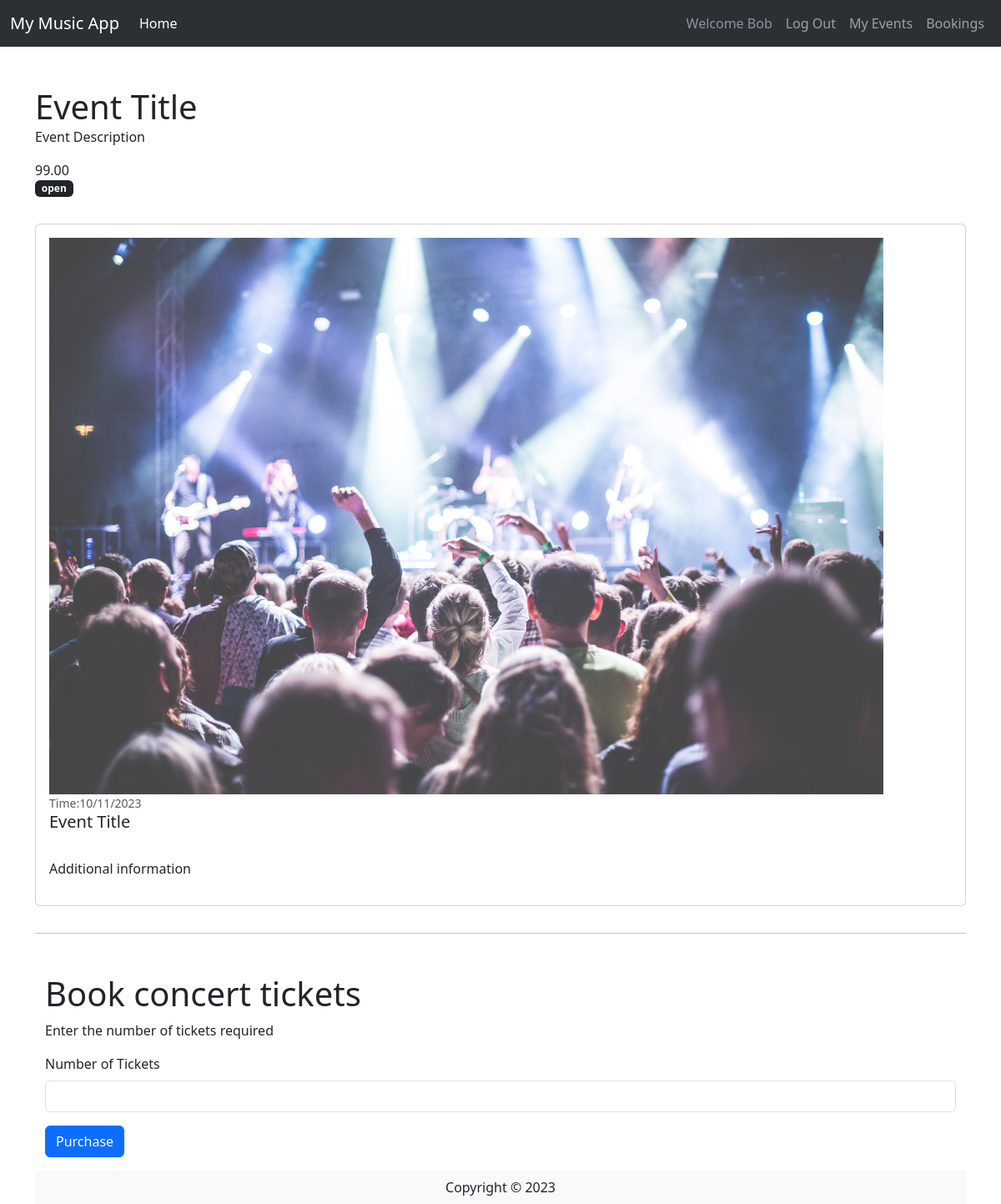
Page /bookings/2/ (signed in) on the earlier database version.
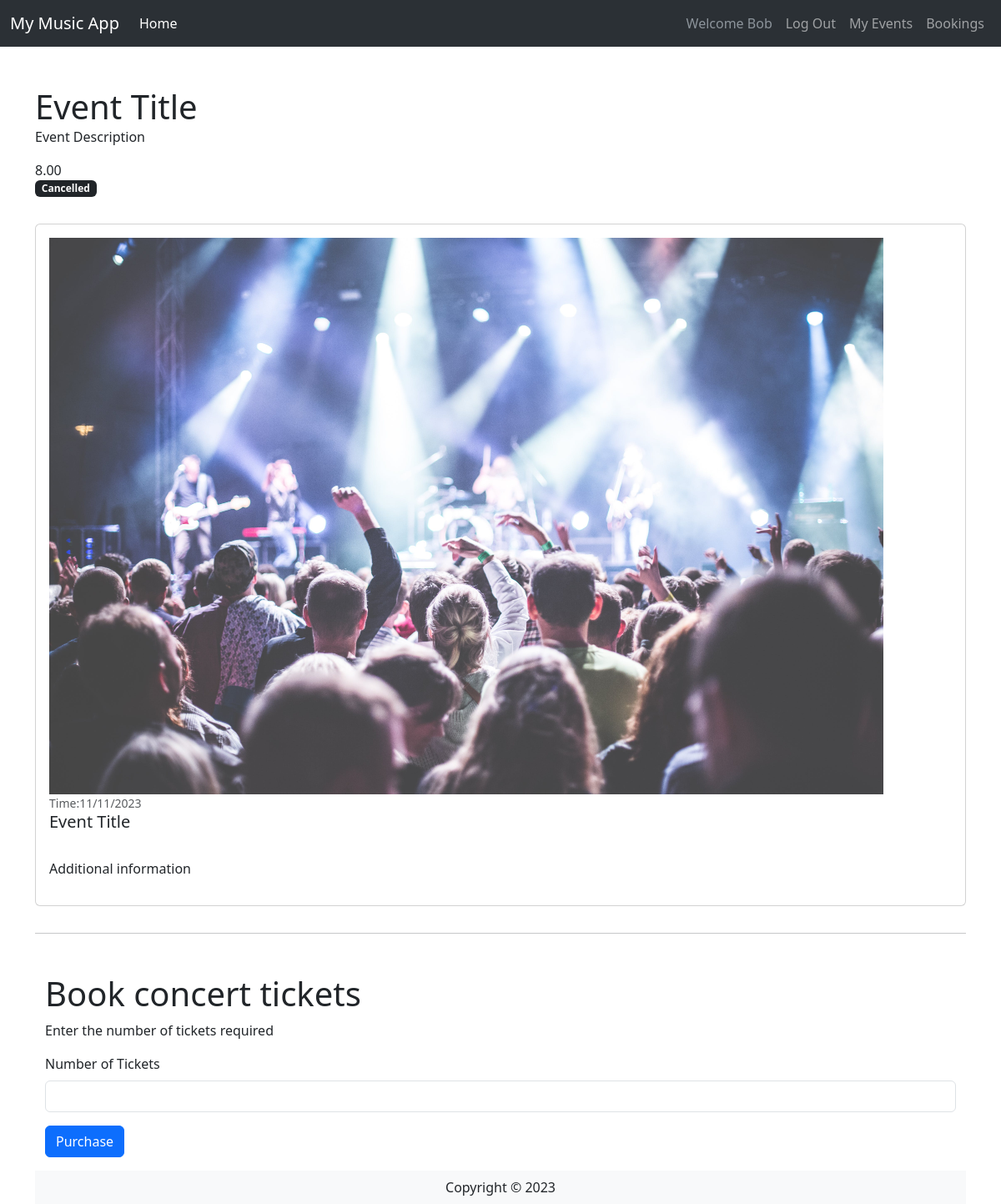
Same page on the later database version.
### website/models.py (models this page shows, shortened)
class User(db.Model,UserMixin):
    __tablename__ = 'User' # good practice to specify table name
    id = db.Column(db.Integer, primary_key=True)
    UserName = db.Column(db.String(100), index=True, unique=True, nullable=False)
    UserEmail = db.Column(db.String(100), index=True, nullable=False)
    UserPass_hash = db.Column(db.String(255), nullable=False)
    Phone_Num = db.Column(db.NUMERIC(20), nullable=False)
    Comments = db.relationship('Comment', backref='user')
    def __repr__(self):
        return f"Name: {self.UserName}"

class Concert(db.Model):
    __tablename__ = 'Event'
    id = db.Column(db.Integer, primary_key=True)
    EventName = db.Column(db.String(80))
    EventDesc = db.Column(db.String(200))
    EventImage = db.Column(db.String(400))
    EventDate = db.Column(db.String(100))
    EventLocation = db.Column(db.String(100))
    EventInfo = db.Column(db.String(200))
    EventPrice = db.Column(db.DECIMAL(9, 2))
    EventStatus = db.Column(db.String(20))
    EventTicketCount = db.Column(db.Integer)
    UserId = db.Column(db.Integer, db.ForeignKey('User.id'))
    userCreator = db.relationship('User', backref='events_created')
    EventTime = db.Column(db.String(100))
    Comments = db.relationship('Comment', backref='concert')

### website/bookings.py (the view)
@bookbp.route('/<id>/', methods=['GET', 'POST'])
@login_required
def book(id):
    concert = db.session.scalar(db.select(Concert).where(Concert.id==id))
    print(current_user)
    print(id)
    bform = BookingForm()
    if bform.validate_on_submit():
      booking = Booking(TicketQuantity=bform.TicketQuantity.data, UserID = current_user.id, EventID = id)
      db.session.add(booking)
      db.session.commit()
      print('Booking complete', 'success')
      return redirect(url_for('concert.show', id=id))
    return render_template('concerts/book.html', concert = concert, form = bform)

### website/forms.py
class BookingForm(FlaskForm):
    TicketQuantity = IntegerField('Number of Tickets', validators=[InputRequired()])
    submit = SubmitField("Purchase")

### website/templates/concerts/book.html
{% extends 'base.html' %}
{% from 'bootstrap5/form.html' import render_form %}
{% block content %}
<div class="container">
    <div class="row mt-5 mb-3">
      <div class="col-md-12">
        <div class="float-left">
          <h1 class="mb-0">{{concert.EventName}}</h1>
          <p>{{concert.EventDesc}}</p>
        </div>
        <div class="float-right text-right">
          <p class="mb-0">{{concert.EventPrice}}</p>
          <span class="badge text-bg-dark">{{concert.EventStatus}}</span>
        </div>
      </div>
</div>
<div class="row">
    <div class="col-md-12">
    <div class="card my-3">
        <div class="card-body">
        <div class="media">
            <img
            class="align-self-start mr-3"
            src="{{ concert.EventImage }}"
            width="1000px"
            />
            <div class="media-body">
            <small class="font-weight-bold text-muted"
                >Time:{{concert.EventDate}}</small
            >
            <h5 class="mt-0">{{concert.EventName}}</h5>
            <p><br />{{concert.EventInfo}}</p>
            </div>
        </div>
        </div>
    </div>
    </div>
</div>
<hr />
<div class="container">
<div class="row mt-5">
    <div class="col-md-12">
    <h1>Book concert tickets</h1>
    <p>Enter the number of tickets required</p>
    {{render_form(form)}}
    </div>
</div>
</div>
{% endblock %}

### website/templates/base.html (shortened to what this page needs)
<html>
  <head>
    <link
      href="https://cdn.jsdelivr.net/npm/bootstrap@5.3.0-alpha3/dist/css/bootstrap.min.css"
      rel="stylesheet"
    />
  </head>
  <body>
    <headerclass="bg-light border-bottom">
      <nav
        data-bs-theme="dark"
        class="navbar bg-primary navbar-expand-lg bg-body-tertiary"
      >
        <div class="container-fluid">
          <a class="navbar-brand" href="/">My Music App</a>
          <div class="collapse navbar-collapse" id="navbarSupportedContent">
            <ul class="navbar-nav me-auto mb-2 mb-lg-0">
              <li class="nav-item">
                <a class="nav-link active" aria-current="page" href="/">Home</a>
              </li>
            </ul>
            <div class="navbar-nav ml-auto">
              {% if current_user.is_authenticated %}
              <a class="nav-item nav-link disabled text-muted" href="#"
                >Welcome {{current_user.UserName}}</a
              >
              <a class="nav-item nav-link" href="{{ url_for('auth.logout') }}"
                >Log Out</a
              >
              {% endif %}
              <a class="nav-item nav-link" href="{{ url_for('events.events') }}">My Events</a>
              <a class="nav-item nav-link" href="{{ url_for('userbooking.userbookings') }}">Bookings</a>
            </div>
          </div>
        </div>
      </nav>
    {% block content %} {% endblock %}
    <footer class="footer mt-auto py-2 bg-light">
      <div class="text-center">
        <span class="text-dark">Copyright &copy; {{year}}</span>
      </div>
    </footer>
  </body>
</html>

### website/templates/base.html (style rules this page uses)
body { display: flex; flex-direction: column; min-height: 100vh; }

Differences in the rows shown:
changed Concert "Event Title": EventPrice "99.00" → "8.00"; EventStatus "open" → "Cancelled"; EventDate "10/11/2023" → "11/11/2023"
